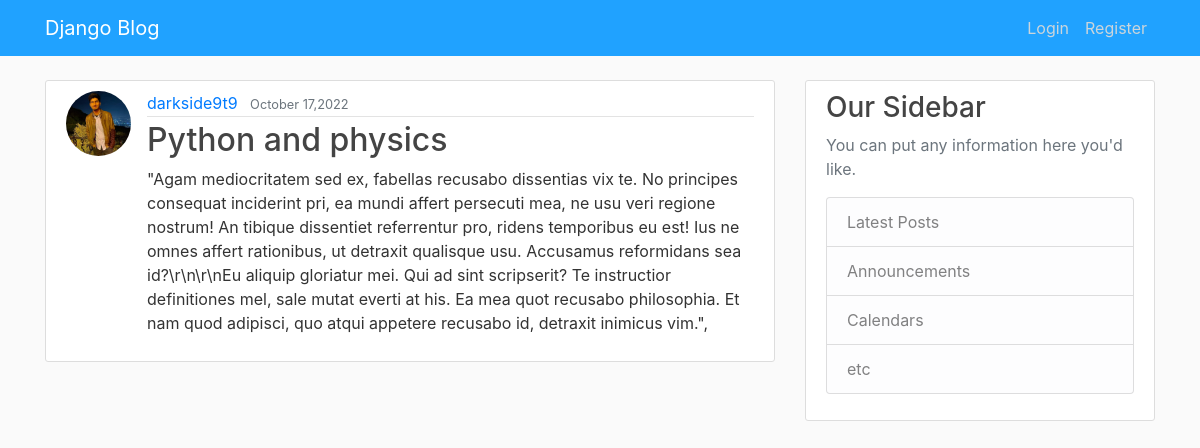
/post/38, run on the app's committed database.
### blog/models.py (models this page shows, shortened)
class Post(models.Model):
    title = models.CharField(max_length=100)
    content= models.TextField()
    date_posted=models.DateTimeField(default=timezone.now)
    author=models.ForeignKey(User, on_delete=models.CASCADE)

### users/models.py (models this page shows, shortened)
class Profile(models.Model):
    user=models.OneToOneField(User, on_delete=models.CASCADE)
    image=models.ImageField(default='default.jpg', upload_to='profile_pics')

### blog/views.py (the view)
# urls.py: path('post/<int:pk>', PostDetailView.as_view(), name='PostDetail'),
class PostDetailView(DetailView):
    model = Post

### blog/Templates/blog/post_detail.html (shortened to what this page needs)
{% extends "blog/base.html" %}
{% block content %}
        <article class="media content-section">
          <img class="rounded-circle article-img" src="{{ object.author.profile.image.url }}">
          <div class="media-body">
            <div class="article-metadata">
              <a class="mr-2" href="{% url 'UserPosts' object.author.username %}">{{ object.author }}</a>
              <small class="text-muted">{{ object.date_posted| date:"F d,Y" }}</small>
            </div>
            <h2 class="article-title">{{ object.title }}</h2>
            <p class="article-content">{{ object.content }}</p>
          </div>
        </article>
{% endblock content %}

### blog/static/blog/main.css (style rules this page uses)
body { background: #fafafa; color: #333333; margin-top: 5rem; }
h1, h2, h3, h4, h5, h6 { color: #444444; }
.content-section { background: #ffffff; padding: 10px 20px; border: 1px solid #dddddd; border-radius: 3px; margin-bottom: 20px; }
.article-title { color: #444444; }
.article-content { white-space: pre-line; }
.article-img { height: 65px; width: 65px; margin-right: 16px; }
.article-metadata { padding-bottom: 1px; margin-bottom: 4px; border-bottom: 1px solid #e3e3e3 }

### data on the page
Post: author.profile.image (picture), author "darkside9t9", date_posted "October 17,2022", title "Python and physics", content "\"Agam mediocritatem sed ex, fabellas recusabo dissentias vix te. No principes consequat inciderint pri, ea mundi affert persecuti mea, ne usu veri regione nostrum! An tibique dissentiet referrentur pro, ridens temporibus eu est! Ius ne omnes affert rationibus, ut detraxit qualisque usu. Accusamus reformidans sea id?\\r\\n\\r\\nEu aliquip gloriatur mei. Qui ad sint scripserit? Te instructior definitiones mel, sale mutat everti at his. Ea mea quot recusabo philosophia. Et nam quod adipisci, quo atqui appetere recusabo id, detraxit inimicus vim.\","
